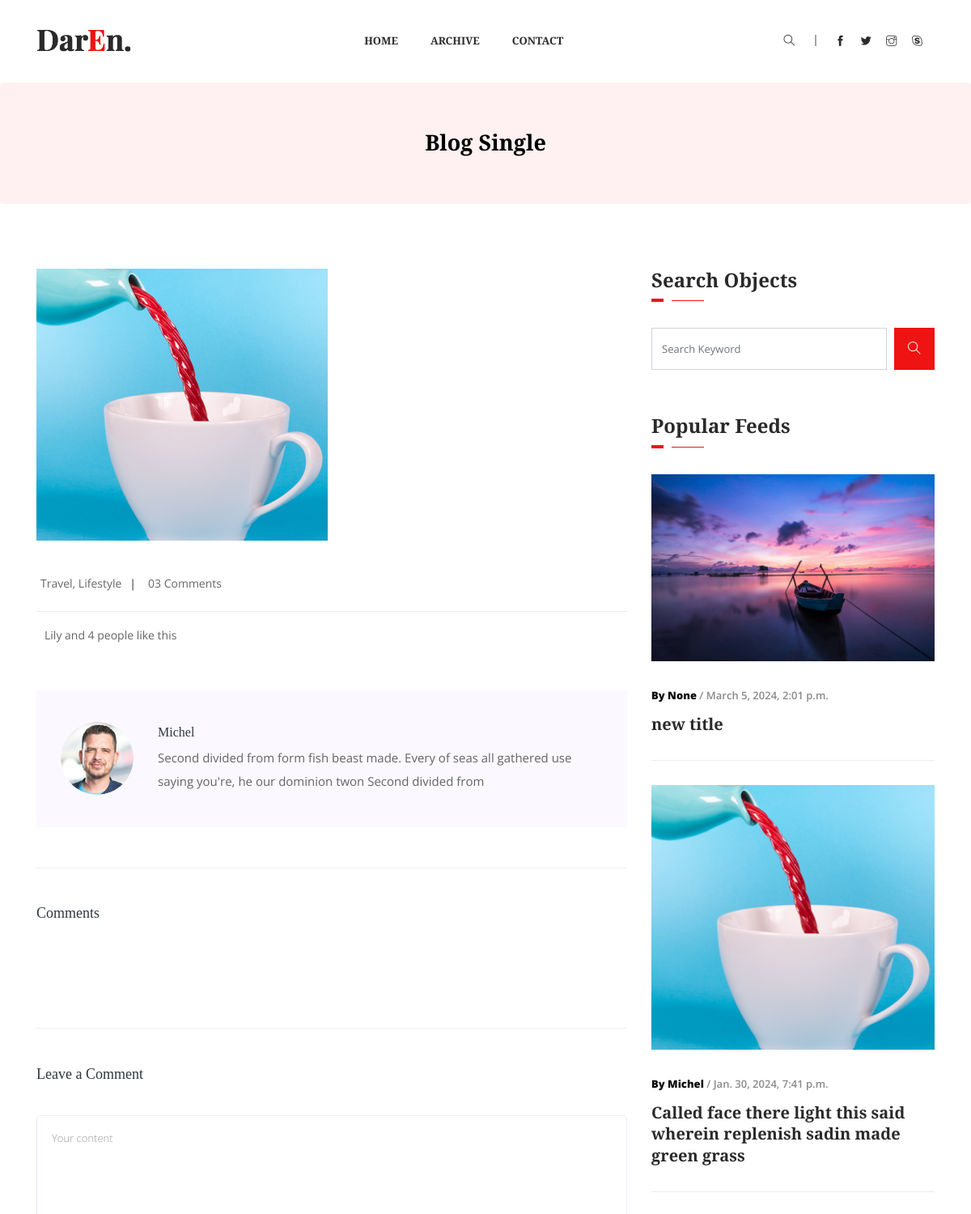
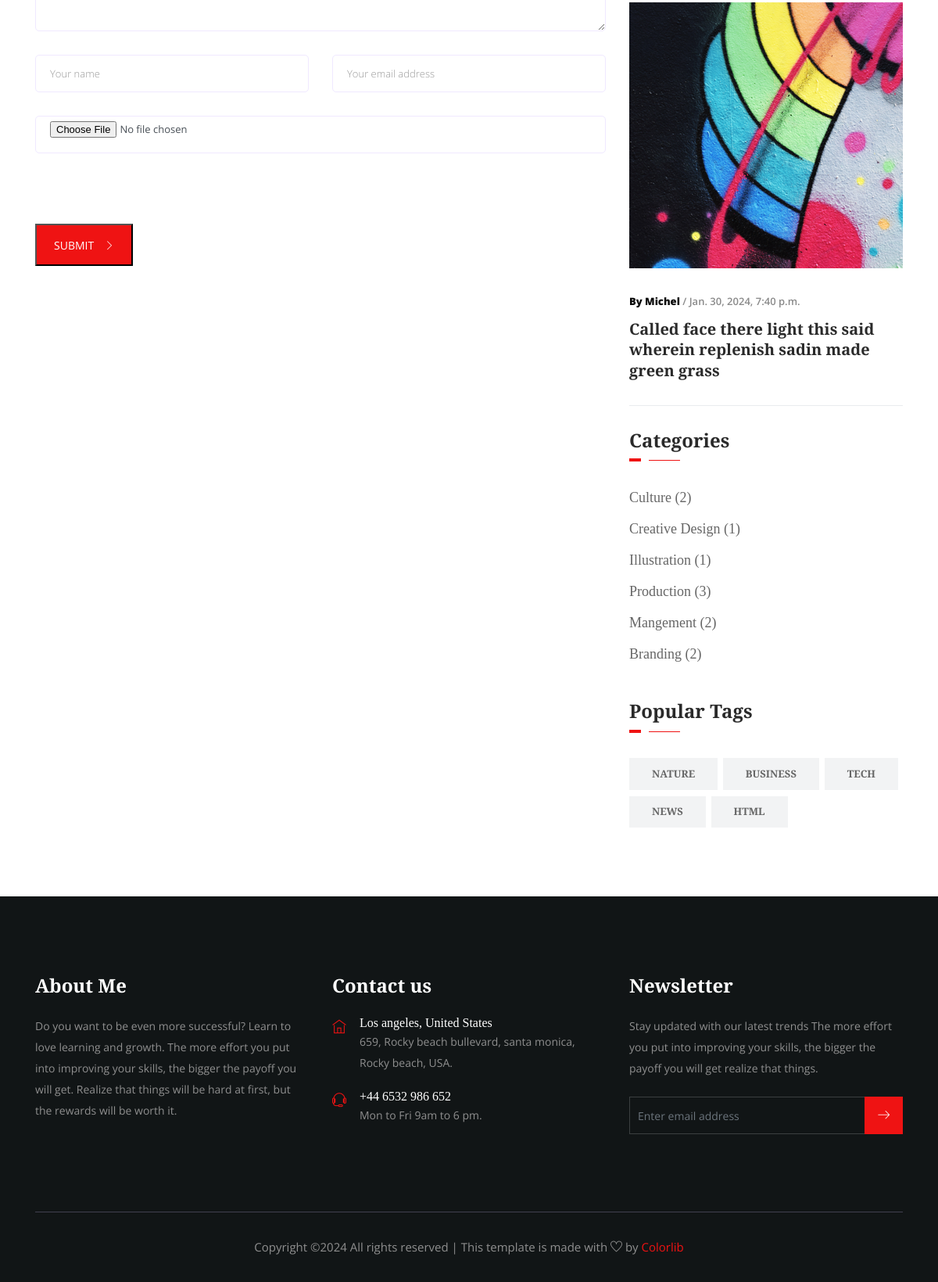
The app's page /article/detail/called-face-there-light-this-said-wherein-replenish-sadin-made-green-grass-2024-01-30-1706625663/ with its own data (2 pictures, top to bottom).
### article/models.py (models this page shows, shortened)
class Article(models.Model):
    title = models.CharField(max_length=225, blank=True, null=True)
    content = RichTextField(null=True, blank=True)
    created_date = models.DateTimeField(auto_now_add=True)
    author = models.ForeignKey(Author, on_delete=models.CASCADE, related_name='articles', null=True, blank=True)
    category = models.ForeignKey(Category, on_delete=models.SET_NULL, null=True, blank=True)
    image = models.ImageField(upload_to='media/articles', blank=True, null=True)
    slug = models.SlugField(unique=False, editable=True)
    tags = models.ManyToManyField(Tag, blank=True, null=True)
    is_quote = models.BooleanField(default=False)

class Author(models.Model):
    name = models.CharField(max_length=255)
    image = models.ImageField(upload_to='authors/', blank=True, null=True)
    def __str__(self):
        return self.name

class Category(models.Model):
    title = models.CharField(max_length=200)

class Tag(models.Model):
    title = models.CharField(max_length=200)

### article/views.py (the view, shortened to what this page needs)
# urls.py: path('detail/<slug:slug>/', article_detail, name='detail'),
def article_detail(request, slug):
    form = CommentForm()
    object_l = Article.objects.order_by('-id')[:3]
    article = get_object_or_404(Article, slug=slug)
    subarticles = SubArticle.objects.filter(article=article)
    comments = Comment.objects.filter(article_id=article.id, top_level_comment_id__isnull=True).order_by('-id')
    tags = Tag.objects.all()
    categories = Category.objects.all()
    cid = request.GET.get('cid')
    ctx = {
        'last_three': object_l,
        'article': article,
        'subarticles': subarticles,
        'comment_form': form,
        'comments': comments,
        'categories': categories,
        'tags': tags
    }
    return render(request, 'article/single-blog.html', ctx)

### article/forms.py
class CommentForm(forms.ModelForm):
    class Meta:
        model = Comment
        fields = ['name', 'email', 'image', 'content']
    def __init__(self, *args, **kwargs):
        super(CommentForm, self).__init__(*args, **kwargs)
        self.fields['name'].widget.attrs.update({
            'class': 'form-control',
            'placeholder': 'Your name'
        })
        self.fields['email'].widget.attrs.update({
            'class': 'form-control',
            'placeholder': 'Your email address'
        })
        self.fields['image'].widget.attrs.update({
            'class': 'form-control',
            'placeholder': 'Your image',
            'id': 'file'
        })
        self.fields['content'].widget.attrs.update({
            'class': 'form-control',
            'placeholder': 'Your content',
            'cols': 100,
            'rows': 7,
            'id': 'comment'
        })

### templates/article/single-blog.html (shortened to what this page needs)
{% extends 'base.html' %}
{% load static %}
{% block content %}
    <section class="breadcrumb breadcrumb_bg">
        <div class="container">
            <div class="row">
                <div class="col-lg-12">
                    <div class="breadcrumb_iner text-center">
                        <div class="breadcrumb_iner_item">
                            <h2>Blog Single</h2>
                        </div>
                    </div>
                </div>
            </div>
        </div>
    </section>
    <section class="blog_area single-post-area all_post section_padding">
        <div class="container">
            <div class="row">
                <div class="col-lg-8 posts-list">
                    <div class="single-post">
                        <div class="feature-img">
                            <img class="img-fluid" src="{{ article.image.url }}" alt="">
                        </div>
                        <div class="blog_details">
                            <ul class="blog-info-link mt-3 mb-4">
                                <li><a href="#"> Travel, Lifestyle</a></li>
                                <li><a href="#"> 03 Comments</a></li>
                            </ul>
                        </div>
                    </div>
                    <div class="navigation-top">
                        <div class="d-sm-flex justify-content-between text-center">
                            <p class="like-info"><span class="align-middle"></span> Lily and
                                4 people like this</p>
                            <div class="col-sm-4 text-center my-2 my-sm-0">
                            </div>
                            <ul class="social-icons">
                            </ul>
                        </div>
                    </div>
                    <div class="blog-author">
                        <div class="media align-items-center">
                            {% if article.author.image %}
                                <img src="{{ article.author.image.url }}" alt>
                            {% endif %}
                            <div class="media-body">
                                <a href="#">
                                    <h4>{{ article.author.name }}</h4>
                                </a>
                                <p>Second divided from form fish beast made. Every of seas all gathered use saying
                                    you're, he our dominion twon Second divided from</p>
                            </div>
                        </div>
                    </div>
                    <div class="comments-area">
                        <h4>Comments</h4>
                    </div>
                    <div class="comment-form" id="comment-form-reply">
                        <h4>Leave a Comment</h4>
                        <form method="post" class="form-contact comment_form" enctype="multipart/form-data">
                            <div class="row">
                                <div class="col-12">
                                    <div class="form-group">
                                        {{ comment_form.content }}
                                    </div>
                                </div>
                                <div class="col-sm-6">
                                    <div class="form-group">
                                        {{ comment_form.name }}
                                    </div>
                                </div>
                                <div class="col-sm-6">
                                    <div class="form-group">
                                        {{ comment_form.email }}
                                    </div>
                                </div>
                                <div class="col-12">
                                    <div class="form-group">
                                        {{ comment_form.image }}
                                    </div>
                                </div>
                            </div>
                            <div class="load_btn">
                                <button type="submit" class="btn_1">SUBMIT <i class="ti-angle-right"></i></button>
                            </div>
                        </form>
                    </div>
                </div>
                <div class="col-lg-4">
                    <div class="sidebar_widget">
                        <div class="sidebar_tittle">
                            <h3>Search Objects</h3>
                        </div>
                        <form action="{% url 'article:archive' %}">
                            <div class="form-group">
                                <div class="input-group mb-3">
                                    <input name="q" type="text" class="form-control" placeholder="Search Keyword"
                                           onfocus="this.placeholder = ''" onblur="this.placeholder = 'Search Keyword'">
                                    <div class="input-group-append">
                                        <button class="btn" type="submit"><i class="ti-search"></i></button>
                                    </div>
                                </div>
                            </div>
                        </form>
                        <div class="sidebar_tittle">
                            <h3>Popular Feeds</h3>
                        </div>
                        {% for last in last_three %}
                            <div class="single_catagory_post post_2 single_border_bottom">
                                <div class="category_post_img">
                                    <img src="{{ last.image.url }}" alt>
                                </div>
                                <div class="post_text_1 pr_30">
                                    <p><span> By {{ last.author }}</span> / {{ last.created_date }}</p>
                                    <a href="http://127.0.0.1:8000/article/detail/second-divided-from-form-fish-beast-made-every-of-seas-all-gathered-us-saying-he-our-2024-01-26/">
                                        <h3>{{ last.title }}</h3>
                                    </a>
                                </div>
                            </div>
                        {% endfor %}
                        <div class="sidebar_tittle">
                            <h3>Categories</h3>
                        </div>
                        <div class="single_catagory_item category">
                            <ul class="list-unstyled">
                                {% for category in categories %}
                                    <li>
                                        <a href="{% url 'article:category' %}?tag={{ category.title }}">{{ category.title }}
                                            ({{ category.article_set.count }})</a></li>
                                {% endfor %}
                            </ul>
                        </div>
                        <div class="sidebar_tittle">
                            <h3>Popular Tags</h3>
                        </div>
                        <div class="single_catagory_item tags">
                            <ul class="list-unstyled">
                                {% for tag in tags %}
                                    <li><a href="{% url 'article:category' %}?tag={{ tag.title }}">{{ tag.title }}</a>
                                    </li>
                                {% endfor %}
                            </ul>
                        </div>
                    </div>
                </div>
            </div>
        </div>
    </section>
{% endblock %}

### records on screen
Article: image (picture), author.image (picture), author.name "Michel", author "Michel", created_date "Jan. 30, 2024, 7:41 p.m.", title "Called face there light this said wherein replenish sadin made green grass"
Article: image (picture), author "None", created_date "March 5, 2024, 2:01 p.m.", title "new title"
Article: image (picture), author "Michel", created_date "Jan. 30, 2024, 7:40 p.m.", title "Called face there light this said wherein replenish sadin made green grass"
Category: title "Culture", article_set.count "2"
Category: title "Creative Design", article_set.count "1"
Category: title "Illustration", article_set.count "1"
Category: title "Production", article_set.count "3"
Category: title "Mangement", article_set.count "2"
Category: title "Branding", article_set.count "2"
Tag: title "NATURE"
Tag: title "BUSINESS"
Tag: title "TECH"
Tag: title "NEWS"
Tag: title "HTML"
